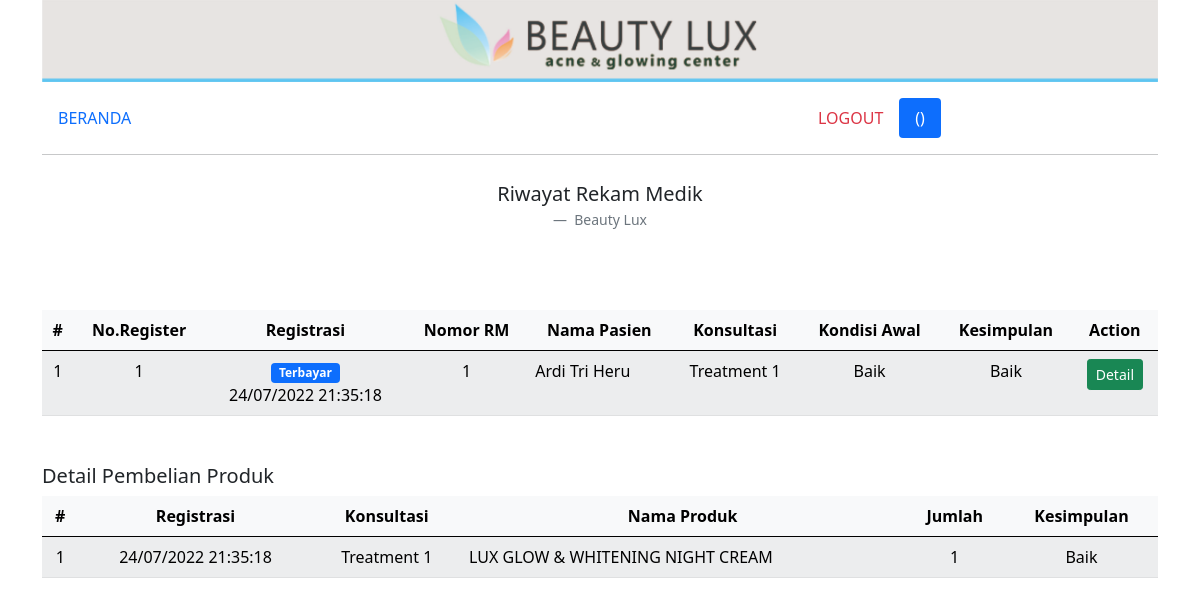
/registrasi_riwayat.php?id_customer=1&id_treatment=1, run on the app's committed database.
### tables this page shows
CREATE TABLE `treatment` (
  `id_treatment` int(100) NOT NULL AUTO_INCREMENT,
  `id_customer` int(10) NOT NULL,
  `id_user` int(3) NOT NULL,
  `dokter` varchar(50) NOT NULL,
  `konsultasi` varchar(100) NOT NULL,
  `note` varchar(100) NOT NULL,
  `tanggal` timestamp NOT NULL DEFAULT current_timestamp() ON UPDATE current_timestamp(),
  `status` int(1) NOT NULL,
  `kesimpulan` varchar(100) DEFAULT NULL,
  PRIMARY KEY (`id_treatment`),
  KEY `id_treatment` (`id_treatment`),
  KEY `id_customer` (`id_customer`),
  CONSTRAINT `treatment_ibfk_1` FOREIGN KEY (`id_customer`) REFERENCES `customer` (`id_customer`)
);

CREATE TABLE `customer` (
  `id_customer` int(10) NOT NULL AUTO_INCREMENT,
  `nama` varchar(50) NOT NULL,
  `tgl_lahir` date NOT NULL,
  `tempat_lahir` varchar(20) NOT NULL,
  `alamat` varchar(100) NOT NULL,
  `no_hp` varchar(13) NOT NULL,
  PRIMARY KEY (`id_customer`),
  KEY `id_customer` (`id_customer`)
);

CREATE TABLE `detail_penjualan` (
  `id_detail_penjualan` int(100) NOT NULL AUTO_INCREMENT,
  `id_treatment` int(100) NOT NULL,
  `id_produk` int(100) NOT NULL,
  `harga_satuan` int(5) NOT NULL,
  `jumlah` int(3) NOT NULL,
  `tanggal` date NOT NULL,
  `jam` time NOT NULL,
  PRIMARY KEY (`id_detail_penjualan`),
  KEY `id_detail_penjualan` (`id_detail_penjualan`),
  KEY `id_produk` (`id_produk`)
);

CREATE TABLE `produk` (
  `id_produk` int(100) NOT NULL AUTO_INCREMENT,
  `id_produk_kategori` int(3) NOT NULL,
  `nama_produk` varchar(50) NOT NULL,
  `harga` int(10) NOT NULL,
  `stok` int(5) NOT NULL,
  PRIMARY KEY (`id_produk`),
  KEY `id_produk` (`id_produk`),
  KEY `id_produk_kategori` (`id_produk_kategori`),
  CONSTRAINT `produk_ibfk_1` FOREIGN KEY (`id_produk_kategori`) REFERENCES `produk_kategori` (`id_produk_kategori`)
);

CREATE TABLE `treatment_detail` (
  `id_treatment_detail` int(100) NOT NULL AUTO_INCREMENT,
  `id_treatment` int(100) NOT NULL,
  `id_produk` int(100) NOT NULL,
  `dosis` varchar(20) NOT NULL,
  PRIMARY KEY (`id_treatment_detail`),
  KEY `id_treatment_detail` (`id_treatment_detail`),
  KEY `id_treatment` (`id_treatment`),
  KEY `id_produk` (`id_produk`)
);

### registrasi_riwayat.php (the view)
<?php include('templates/header.php'); ?>
<div class="container">
    <div class="row">
        <div class="col-md-12">
            <img src="img/header.jpg" class="img-fluid" alt="...">
        </div>
    </div>
    <div class="row mt-3 mb-2">
        <div class="col">
            <?php include('menu.php'); ?>
        </div>
    </div>
    <div class="row">
        <figure class="text-center">
            <blockquote class="blockquote">
                <p>Riwayat Rekam Medik</p>
            </blockquote>
            <figcaption class="blockquote-footer">
                Beauty Lux
            </figcaption>
        </figure>
    </div>
    <div class="row mt-5">
        <div class="col-md-12">
            <table class="table table-hover table-light table-striped">
                <thead>
                    <tr>
                        <th class="text-center" scope="col">#</th>
                        <th class="text-center" scope="col">No.Register</th>
                        <th class="text-center" scope="col">Registrasi</th>
                        <th class="text-center" scope="col">Nomor RM</th>
                        <th class="text-center" scope="col">Nama Pasien</th>
                        <th class="text-center" scope="col">Konsultasi</th>
                        <th class="text-center" scope="col">Kondisi Awal</th>
                        <th class="text-center" scope="col">Kesimpulan</th>
                        <th class="text-center" scope="col">Action</th>
                    </tr>
                </thead>
                <tbody>
                    <?php
                    $no = 1;
                    $id_customer = $_GET['id_customer'];
                    include 'templates/koneksi.php';
                    $query = mysqli_query($koneksi, "
                    SELECT *,
                    CASE
                    WHEN treatment.status = 0 THEN 'Proses konsultasi'
                    WHEN treatment.status = 1 THEN 'Farmasi'
                    WHEN treatment.status = 2 THEN 'Kasir'
                    WHEN treatment.status = 3 THEN 'Terbayar'
                    END AS nm_status
                    FROM treatment
                    JOIN customer
                    ON treatment.id_customer = customer.id_customer
                    WHERE customer.id_customer = '$id_customer'
                    ORDER BY treatment.id_treatment ASC
                    ");
                    while ($d = mysqli_fetch_array($query)) {
                    ?>
                        <tr>
                            <td class="text-center" scope="row"><?= $no++; ?></td>
                            <td class="text-center" scope="row"><?= $d['id_treatment']; ?></td>
                            <td class="text-center" scope="row"><span class="badge bg-primary"><?= $d['nm_status']; ?></span><br><?= date('d/m/Y H:i:s', strtotime($d['tanggal'])); ?></td>
                            <td class="text-center" scope="row"><?= $d['id_customer']; ?></td>
                            <td class="text-right" scope="row"><?= $d['nama']; ?></td>
                            <td class="text-center" scope="row"><?= $d['konsultasi']; ?></td>
                            <td class="text-center" scope="row"><?= $d['note']; ?></td>
                            <td class="text-center" scope="row"><?= $d['kesimpulan']; ?></td>
                            <td class="text-center" scope="row">
                                <a href="registrasi_riwayat.php?id_customer=<?= $d['id_customer']; ?>&id_treatment=<?= $d['id_treatment']; ?>" type="button" class="btn btn-success btn-sm">Detail</a>
                            </td>
                            </ </tr>
                        <?php } ?>
            </table>
            <?php if (!empty($_GET['id_treatment'])) : ?>
                <h5 class="mt-5">Detail Pembelian Produk</h5>
                <table class="table table-hover table-light table-striped">
                    <thead>
                        <tr>
                            <th class="text-center" scope="col">#</th>
                            <th class="text-center" scope="col">Registrasi</th>
                            <th class="text-center" scope="col">Konsultasi</th>
                            <th class="text-center" scope="col">Nama Produk</th>
                            <th class="text-center" scope="col">Jumlah</th>
                            <th class="text-center" scope="col">Kesimpulan</th>
                        </tr>
                    </thead>
                    <tbody>
                        <?php
                        $id_treatment = $_GET['id_treatment'];
                        $no = 1;
                        include 'templates/koneksi.php';
                        $query = mysqli_query($koneksi, "
                        SELECT *
                        FROM detail_penjualan
                        JOIN produk
                        ON detail_penjualan.id_produk = produk.id_produk
                        JOIN treatment
                        ON detail_penjualan.id_treatment=treatment.id_treatment
                        JOIN treatment_detail
                        ON detail_penjualan.id_produk = treatment_detail.id_produk
                        WHERE detail_penjualan.id_treatment = '$id_treatment'
                    ");
                        while ($d = mysqli_fetch_array($query)) {
                        ?>
                            <tr>
                                <td class="text-center" scope="row"><?= $no++; ?></td>
                                <td class="text-center" scope="row"><?= date('d/m/Y H:i:s', strtotime($d['tanggal'])); ?></td>
                                <td class="text-center" scope="row"><?= $d['konsultasi']; ?></td>
                                <td class="text-left" scope="row"><?= $d['nama_produk']; ?></td>
                                <td class="text-center" scope="row"><?= $d['dosis']; ?></td>
                                <td class="text-center" scope="row"><?= $d['kesimpulan']; ?></td>
                            </tr>
                        <?php } ?>
                </table>
            <?php endif; ?>
        </div>
    </div>
</div>
<?php include('templates/footer.php'); ?>

### data on the page
treatment: id_treatment "1", nm_status "Terbayar", tanggal "24/07/2022 21:35:18", id_customer.id_customer "1", id_customer.nama "Ardi Tri Heru", konsultasi "Treatment 1", note "Baik", kesimpulan "Baik"
detail_penjualan: id_treatment.tanggal "24/07/2022 21:35:18", id_treatment.konsultasi "Treatment 1", id_produk.nama_produk "LUX GLOW & WHITENING NIGHT CREAM", treatment_detail.dosis "1", id_treatment.kesimpulan "Baik"
